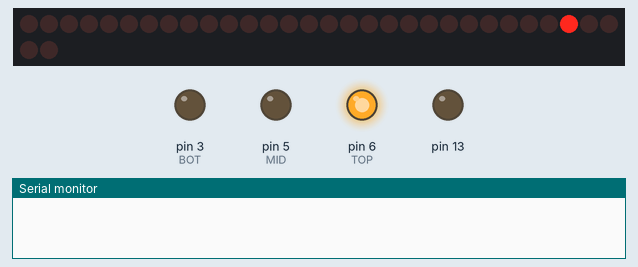
This sketch was run on a simulated Arduino Mega 2560, built with avr-gcc and run on an emulated ATmega2560. On the bench: 32 shift-register outputs drawn as a row of LEDs (first output left, lit = HIGH), output pins drawn as LEDs (lit = HIGH), the last lines printed to the serial monitor. Wiring (inferred from the names in the program): 4 × shift register (74HC595): data pin 9; shift clock pin 11; latch pin 10. Wiring (inferred from the signals the program sends): row of LEDs: on Q0, Q1, Q2, Q3, Q4, Q5, Q6, Q7, Q8, Q9, Q10, Q11, Q12, Q13, Q14, Q15, Q16, Q17, Q18, Q19, Q20, Q21, Q22, Q23, Q24, Q25, Q26, Q27, Q28, Q29, Q30, Q31. Pins used as bus, display or sensor lines are not drawn.

Above: at 0.1 s.
At 1.11 s:
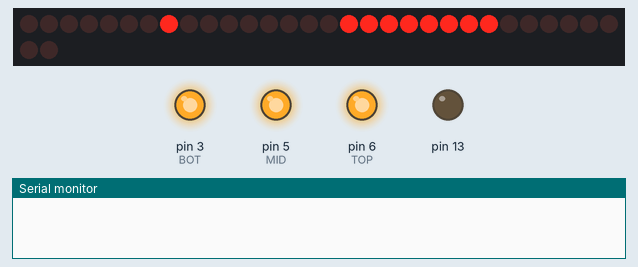
At 2.1 s:
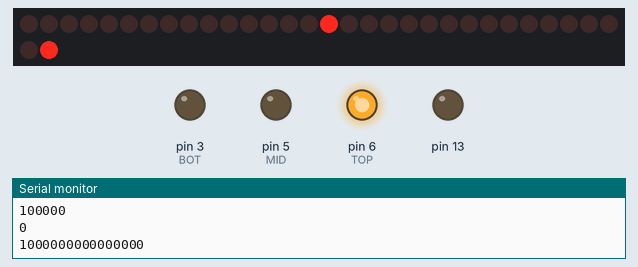
At 2.6 s:
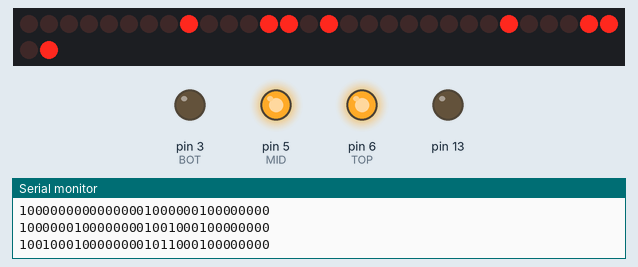
At 5.53 s:
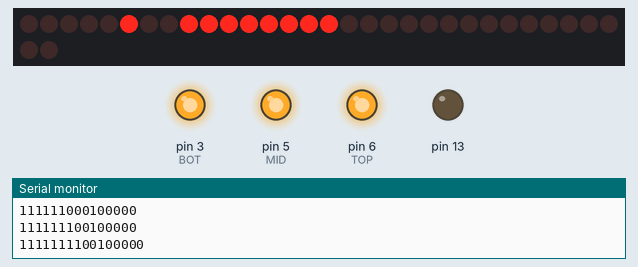
At 7.0 s:
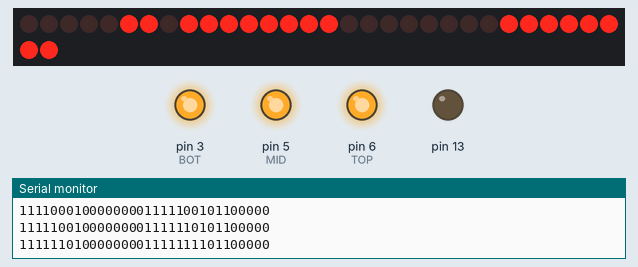
Timing chart, 0 to 8.7 s (numbered marks = the images above):
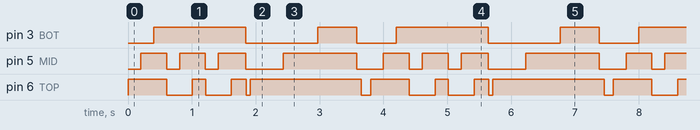

The sketch:

Growing_Cube.ino
```cpp
#define ON HIGH
#define OFF LOW

//clock, latch, data (loner on arduino)
const int clockPin = 11;
const int latchPin = 10;
const int dataPin = 9;

const int TOP = 6;
const int MID = 5;
const int BOT = 3;

const int RED = 1;
const int BLUE = 2;
const int GREEN = 4;


void setup() {
  //set pins to output because they are addressed in the main loop
  pinMode(latchPin, OUTPUT);
  pinMode(dataPin, OUTPUT);
  pinMode(clockPin, OUTPUT);

  //Each row on the LED cube
  pinMode(BOT, OUTPUT);
  pinMode(MID, OUTPUT);
  pinMode(TOP, OUTPUT);

  //LED on arduino and pin out
  pinMode(13, OUTPUT);

    // declare pin 9 to be an output:
  //pinMode(led, OUTPUT);

  Serial.begin(9600);
  //Serial.println("reset");
}

// Cube arrangment with location of LED if look upon from above and the shift registers were to the left
//  9 | 8 | 7
//  6 | 5 | 4
//  3 | 2 | 1


// the loop routine runs over and over again forever:
void loop()  {
  //options for CORNER = 1,3,7,9
  //options for POS = TOP, BOT
  int delayTime = 200;
  growCube(BLUE, delayTime, 3, TOP);
  growCube(GREEN, delayTime, 3, BOT);
  growCube(RED, delayTime, 1, BOT);
  growCube(BLUE | RED, 500, 7, TOP);
}


void growCube(int color, int t, int corner, int pos){
  int opp;
  if(pos == TOP) opp = BOT;
  else opp = TOP;

  int f1;
  int f2;
  int s1;
  int s2;
  int s3;
  int s4;
  int s5;

  if(corner == 1){
    f1=2;
    f2=4;
    s1=3;
    s2=6;
    s3=9;
    s4=8;
    s5=7;
  }
  else if(corner == 3){
    f1=6;
    f2=2;
    s1=9;
    s2=8;
    s3=7;
    s4=4;
    s5=1;
  }
  else if(corner == 9){
    f1=8;
    f2=6;
    s1=3;
    s2=2;
    s3=1;
    s4=4;
    s5=7;
  }
  else{
    f1=8;
    f2=4;
    s1=9;
    s2=6;
    s3=3;
    s4=2;
    s5=1;
  }


  registerWrite(corner, ON, color, pos);
  delay(t);
  registerWrite(f1, ON, color, MID);
  registerWrite(f2, ON, color, MID);
  registerWrite(5, ON, color, MID);
  delay(t);
  registerWrite(s1, ON, color, opp);
  registerWrite(s2, ON, color, opp);
  registerWrite(s3, ON, color, opp);
  registerWrite(s4, ON, color, opp);
  registerWrite(s5, ON, color, opp);
  delay(t);
  registerWrite(1, OFF, color, BOT);
  registerWrite(2, OFF, color, MID);
  registerWrite(4, OFF, color, MID);
  registerWrite(5, OFF, color, MID);
  registerWrite(3, OFF, color, TOP);
  registerWrite(6, OFF, color, TOP);
  registerWrite(7, OFF, color, TOP);
  registerWrite(8, OFF, color, TOP);
  registerWrite(9, OFF, color, TOP);
}

void growCubeBot(int color, int t){

  registerWrite(1, ON, color, BOT);
  delay(t);
  registerWrite(2, ON, color, MID);
  registerWrite(4, ON, color, MID);
  registerWrite(5, ON, color, MID);
  delay(t);
  registerWrite(3, ON, color, TOP);
  registerWrite(6, ON, color, TOP);
  registerWrite(7, ON, color, TOP);
  registerWrite(8, ON, color, TOP);
  registerWrite(9, ON, color, TOP);
  delay(t);
  registerWrite(1, OFF, color, BOT);
  registerWrite(2, OFF, color, MID);
  registerWrite(4, OFF, color, MID);
  registerWrite(5, OFF, color, MID);
  registerWrite(3, OFF, color, TOP);
  registerWrite(6, OFF, color, TOP);
  registerWrite(7, OFF, color, TOP);
  registerWrite(8, OFF, color, TOP);
  registerWrite(9, OFF, color, TOP);
}


// This method sends bits to the shift registers
// PARAM: LED Locatoin (0-9), ON, OFF, RED, GREEN, BLUE
void registerWrite(int location, int whichState, int color, int row) {
  int whichPin;
  location--;
  location = location%10;

  rowWrite(row, whichState);
    // the bits you want to send. Use an unsigned int,
  // so you can use all 16 bits:
  static unsigned long int bitsToSend = 0;

  if((color & RED) == RED){
 // Red Color
  if(location == 0) whichPin=9;
  else if(location < 7) whichPin = 9 + location;
  else if(location == 7) whichPin = 8;
  else if(location == 8) whichPin = 5;
  else return;

  // turn on the next highest bit in bitsToSend:
  bitWrite(bitsToSend, whichPin, whichState);
  Serial.println(bitsToSend, BIN);
   }

  if((color & GREEN) == GREEN){
  //Green Color
  if(location == 0) whichPin=17;
  else if(location < 7) whichPin = 17 +location;
  else if(location == 7) whichPin = 16;
  else if(location == 8) whichPin = 7;
  else return;

  // turn on the next highest bit in bitsToSend:
  bitWrite(bitsToSend, whichPin, whichState);
  //Serial.println(bitsToSend, BIN);
  }

  if((color & BLUE) == BLUE){
    //Blue
  if(location == 0) whichPin=25;
  else if(location < 7) whichPin = 25 + location;
  else if(location == 7) whichPin = 24;
  else if(location == 8) whichPin = 6;
  else return;

  // turn on the next highest bit in bitsToSend:
  bitWrite(bitsToSend, whichPin, whichState);
  //Serial.println(bitsToSend, BIN);
  }

  // turn off the output so the pins don't light up
  // while you're shifting bits:
  digitalWrite(latchPin, LOW);

  // break the bits into two bytes, one for
  // the first register and one for the second:
  byte registerOne = (bitsToSend & 0xff000000) >> 24;
  byte registerTwo = (bitsToSend & 0xff0000) >> 16;
  byte registerThree = (bitsToSend & 0xff00) >> 8;
  byte registerFour  = bitsToSend & 0xff;
  // shift the bytes out:
  shiftOut(dataPin, clockPin, MSBFIRST, ~registerOne); //Blue
  shiftOut(dataPin, clockPin, MSBFIRST, ~registerTwo); //Green
  shiftOut(dataPin, clockPin, MSBFIRST, ~registerThree); //Red
  shiftOut(dataPin, clockPin, MSBFIRST, ~registerFour); // 5-Red, 6-Blue, 7-Green

  // turn on the output so the LEDs can light up:
  digitalWrite(latchPin, HIGH);
}

void rowWrite(int row, int state){
  if(state == ON){ digitalWrite(row, ON);}
   else{ digitalWrite(row, OFF); }
}
```

Measured:
- by itself, pin 3 (BOT): repeats every 3.8 s: LOW 1.1 s, HIGH 0.61 s, LOW 0.62 s, HIGH 1.4 s
- by itself, pin 5 (MID): repeats every 3.8 s: LOW 0.20 s, HIGH 0.40 s, LOW 0.20 s, HIGH 0.43 s, LOW 0.59 s, HIGH 1.2 s, LOW 0.42 s, HIGH 0.40 s
- by itself, pin 6 (TOP): repeats every 3.8 s: LOW 0.40 s, HIGH 0.20 s, LOW 0.41 s, HIGH 0.23 s, LOW 0.06 s, HIGH 1.7 s, LOW 0.14 s, HIGH 0.61 s
